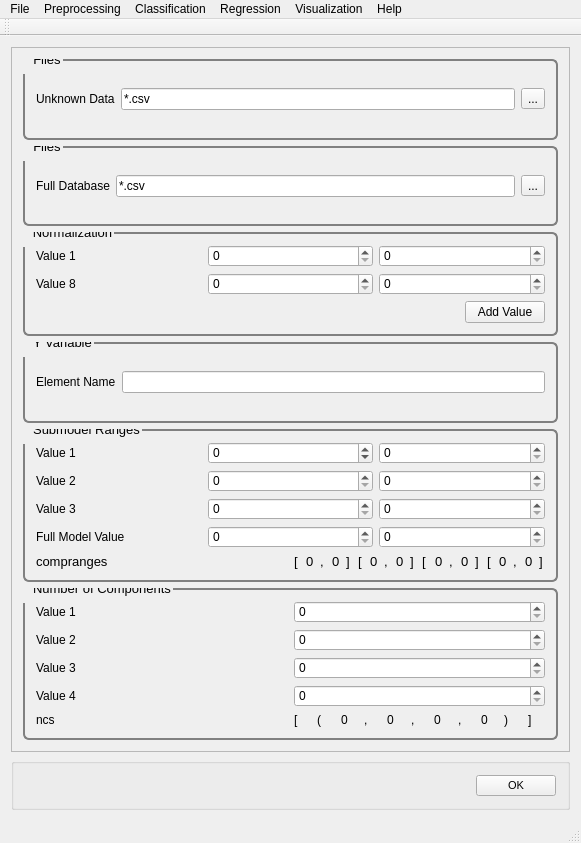
<?xml version="1.0" encoding="UTF-8"?>
<ui version="4.0">
 <class>MainWindow</class>
 <widget class="QMainWindow" name="MainWindow">
  <property name="geometry">
   <rect>
    <x>0</x>
    <y>0</y>
    <width>581</width>
    <height>843</height>
   </rect>
  </property>
  <property name="windowTitle">
   <string>PYSAT</string>
  </property>
  <widget class="QWidget" name="centralWidget">
   <layout class="QVBoxLayout" name="verticalLayout_23">
    <item>
     <widget class="QScrollArea" name="scrollArea">
      <property name="widgetResizable">
       <bool>true</bool>
      </property>
      <widget class="QWidget" name="scrollAreaWidgetContents_2">
       <property name="geometry">
        <rect>
         <x>0</x>
         <y>0</y>
         <width>561</width>
         <height>721</height>
        </rect>
       </property>
       <property name="font">
        <font>
         <pointsize>8</pointsize>
        </font>
       </property>
       <property name="styleSheet">
        <string notr="true">QGroupBox {
  border: 2px solid gray;
  border-radius: 6px;
  margin-top: 0.5em;
}

QGroupBox::title {

  padding-top: -14px;
  padding-left: 8px;
}
</string>
       </property>
       <layout class="QVBoxLayout" name="verticalLayout_8">
        <item>
         <widget class="QGroupBox" name="unknownData">
          <property name="font">
           <font>
            <pointsize>10</pointsize>
           </font>
          </property>
          <property name="title">
           <string>Files</string>
          </property>
          <layout class="QVBoxLayout" name="verticalLayout_6">
           <item>
            <layout class="QHBoxLayout" name="horizontalLayout">
             <item>
              <layout class="QVBoxLayout" name="verticalLayout">
               <item>
                <widget class="QLabel" name="label">
                 <property name="text">
                  <string>Unknown Data</string>
                 </property>
                </widget>
               </item>
              </layout>
             </item>
             <item>
              <layout class="QVBoxLayout" name="verticalLayout_3">
               <item>
                <widget class="QLineEdit" name="lineEdit_2">
                 <property name="text">
                  <string extracomment="Make this change whenever a new file is selected">*.csv</string>
                 </property>
                 <property name="readOnly">
                  <bool>true</bool>
                 </property>
                </widget>
               </item>
              </layout>
             </item>
             <item>
              <layout class="QVBoxLayout" name="verticalLayout_5">
               <item>
                <widget class="QToolButton" name="unknownDataButton">
                 <property name="text">
                  <string>...</string>
                 </property>
                </widget>
               </item>
              </layout>
             </item>
            </layout>
           </item>
          </layout>
         </widget>
        </item>
        <item>
         <widget class="QGroupBox" name="referenceData">
          <property name="font">
           <font>
            <pointsize>10</pointsize>
           </font>
          </property>
          <property name="title">
           <string>Files</string>
          </property>
          <layout class="QVBoxLayout" name="verticalLayout_15">
           <item>
            <layout class="QHBoxLayout" name="horizontalLayout_11">
             <item>
              <layout class="QVBoxLayout" name="verticalLayout_16">
               <item>
                <widget class="QLabel" name="label_8">
                 <property name="text">
                  <string>Full Database</string>
                 </property>
                </widget>
               </item>
              </layout>
             </item>
             <item>
              <layout class="QVBoxLayout" name="verticalLayout_20">
               <item>
                <widget class="QLineEdit" name="lineEdit_9">
                 <property name="text">
                  <string extracomment="Make this change whenever a new file is selected">*.csv</string>
                 </property>
                 <property name="readOnly">
                  <bool>true</bool>
                 </property>
                </widget>
               </item>
              </layout>
             </item>
             <item>
              <layout class="QVBoxLayout" name="verticalLayout_21">
               <item>
                <widget class="QToolButton" name="fullDataBaseButton_3">
                 <property name="text">
                  <string>...</string>
                 </property>
                </widget>
               </item>
              </layout>
             </item>
            </layout>
           </item>
          </layout>
         </widget>
        </item>
        <item>
         <widget class="QGroupBox" name="Normalization">
          <property name="font">
           <font>
            <pointsize>10</pointsize>
           </font>
          </property>
          <property name="title">
           <string>Normalization</string>
          </property>
          <layout class="QVBoxLayout" name="verticalLayout_27">
           <item>
            <layout class="QVBoxLayout" name="verticalLayout_26">
             <item>
              <layout class="QVBoxLayout" name="verticalLayout_2">
               <item>
                <layout class="QHBoxLayout" name="horizontalLayout_2">
                 <item>
                  <widget class="QLabel" name="norm_label">
                   <property name="text">
                    <string>Value 1</string>
                   </property>
                  </widget>
                 </item>
                 <item>
                  <widget class="QSpinBox" name="norm_spinBox_9">
                   <property name="maximum">
                    <number>1000</number>
                   </property>
                  </widget>
                 </item>
                 <item>
                  <widget class="QSpinBox" name="norm_spinBox">
                   <property name="maximum">
                    <number>1000</number>
                   </property>
                  </widget>
                 </item>
                </layout>
               </item>
              </layout>
             </item>
             <item>
              <layout class="QVBoxLayout" name="verticalLayout_22">
               <item>
                <layout class="QHBoxLayout" name="horizontalLayout_24">
                 <item>
                  <widget class="QLabel" name="norm_label_8">
                   <property name="text">
                    <string>Value 8</string>
                   </property>
                  </widget>
                 </item>
                 <item>
                  <widget class="QSpinBox" name="norm_spinBox_16">
                   <property name="maximum">
                    <number>1000</number>
                   </property>
                  </widget>
                 </item>
                 <item>
                  <widget class="QSpinBox" name="norm_spinBox_8">
                   <property name="maximum">
                    <number>1000</number>
                   </property>
                  </widget>
                 </item>
                </layout>
               </item>
              </layout>
             </item>
            </layout>
           </item>
           <item>
            <layout class="QHBoxLayout" name="horizontalLayout_25">
             <item>
              <spacer name="horizontalSpacer_6">
               <property name="orientation">
                <enum>Qt::Horizontal</enum>
               </property>
               <property name="sizeHint" stdset="0">
                <size>
                 <width>40</width>
                 <height>20</height>
                </size>
               </property>
              </spacer>
             </item>
             <item>
              <widget class="QPushButton" name="NormValuebutton">
               <property name="text">
                <string>Add Value</string>
               </property>
              </widget>
             </item>
            </layout>
           </item>
          </layout>
          <zorder></zorder>
          <zorder></zorder>
         </widget>
        </item>
        <item>
         <widget class="QGroupBox" name="CrossValidation">
          <property name="font">
           <font>
            <pointsize>10</pointsize>
           </font>
          </property>
          <property name="title">
           <string>Y Variable</string>
          </property>
          <layout class="QVBoxLayout" name="CrossValid">
           <item>
            <layout class="QHBoxLayout" name="horizontalLayout_4">
             <item>
              <layout class="QVBoxLayout" name="verticalLayout_11">
               <item>
                <widget class="QLabel" name="label_14">
                 <property name="text">
                  <string>Element Name</string>
                 </property>
                </widget>
               </item>
              </layout>
             </item>
             <item>
              <layout class="QVBoxLayout" name="verticalLayout_12">
               <item>
                <widget class="QLineEdit" name="elementNameLine"/>
               </item>
              </layout>
             </item>
            </layout>
           </item>
          </layout>
         </widget>
        </item>
        <item>
         <widget class="QGroupBox" name="CompRanges">
          <property name="font">
           <font>
            <pointsize>10</pointsize>
           </font>
          </property>
          <property name="title">
           <string>Submodel Ranges</string>
          </property>
          <layout class="QVBoxLayout" name="verticalLayout_7">
           <item>
            <layout class="QVBoxLayout" name="verticalLayout_4">
             <item>
              <layout class="QHBoxLayout" name="horizontalLayout_3">
               <item>
                <widget class="QLabel" name="label_80">
                 <property name="text">
                  <string>Value 1</string>
                 </property>
                </widget>
               </item>
               <item>
                <widget class="QSpinBox" name="comp_range">
                 <property name="minimum">
                  <number>-100</number>
                 </property>
                 <property name="maximum">
                  <number>1000</number>
                 </property>
                </widget>
               </item>
               <item>
                <widget class="QSpinBox" name="comp_range_2">
                 <property name="maximum">
                  <number>1000</number>
                 </property>
                </widget>
               </item>
              </layout>
             </item>
             <item>
              <layout class="QHBoxLayout" name="horizontalLayout_5">
               <item>
                <widget class="QLabel" name="label_81">
                 <property name="text">
                  <string>Value 2</string>
                 </property>
                </widget>
               </item>
               <item>
                <widget class="QSpinBox" name="comp_range_3">
                 <property name="maximum">
                  <number>1000</number>
                 </property>
                </widget>
               </item>
               <item>
                <widget class="QSpinBox" name="comp_range_4">
                 <property name="maximum">
                  <number>1000</number>
                 </property>
                </widget>
               </item>
              </layout>
             </item>
             <item>
              <layout class="QHBoxLayout" name="horizontalLayout_7">
               <item>
                <widget class="QLabel" name="label_82">
                 <property name="text">
                  <string>Value 3</string>
                 </property>
                </widget>
               </item>
               <item>
                <widget class="QSpinBox" name="comp_range_5">
                 <property name="maximum">
                  <number>1000</number>
                 </property>
                </widget>
               </item>
               <item>
                <widget class="QSpinBox" name="comp_range_6">
                 <property name="maximum">
                  <number>1000</number>
                 </property>
                </widget>
               </item>
              </layout>
             </item>
             <item>
              <layout class="QHBoxLayout" name="horizontalLayout_10">
               <item>
                <widget class="QLabel" name="label_85">
                 <property name="text">
                  <string>Full Model Value</string>
                 </property>
                </widget>
               </item>
               <item>
                <widget class="QSpinBox" name="comp_range_7">
                 <property name="maximum">
                  <number>1000</number>
                 </property>
                </widget>
               </item>
               <item>
                <widget class="QSpinBox" name="comp_range_8">
                 <property name="maximum">
                  <number>1000</number>
                 </property>
                </widget>
               </item>
              </layout>
             </item>
            </layout>
           </item>
           <item>
            <layout class="QHBoxLayout" name="horizontalLayout_9">
             <item>
              <widget class="QLabel" name="label_40">
               <property name="font">
                <font>
                 <pointsize>10</pointsize>
                </font>
               </property>
               <property name="text">
                <string>compranges</string>
               </property>
              </widget>
             </item>
             <item>
              <layout class="QHBoxLayout" name="horizontalLayout_6">
               <item>
                <widget class="QLabel" name="label_20">
                 <property name="font">
                  <font>
                   <pointsize>10</pointsize>
                  </font>
                 </property>
                 <property name="text">
                  <string>[</string>
                 </property>
                </widget>
               </item>
               <item>
                <widget class="QLabel" name="label_21">
                 <property name="font">
                  <font>
                   <pointsize>10</pointsize>
                  </font>
                 </property>
                 <property name="text">
                  <string>0</string>
                 </property>
                </widget>
               </item>
               <item>
                <widget class="QLabel" name="label_22">
                 <property name="font">
                  <font>
                   <pointsize>10</pointsize>
                  </font>
                 </property>
                 <property name="text">
                  <string>,</string>
                 </property>
                </widget>
               </item>
               <item>
                <widget class="QLabel" name="label_23">
                 <property name="font">
                  <font>
                   <pointsize>10</pointsize>
                  </font>
                 </property>
                 <property name="text">
                  <string>0</string>
                 </property>
                </widget>
               </item>
               <item>
                <widget class="QLabel" name="label_24">
                 <property name="font">
                  <font>
                   <pointsize>10</pointsize>
                  </font>
                 </property>
                 <property name="text">
                  <string>]</string>
                 </property>
                </widget>
               </item>
               <item>
                <widget class="QLabel" name="label_27">
                 <property name="font">
                  <font>
                   <pointsize>10</pointsize>
                  </font>
                 </property>
                 <property name="text">
                  <string>[</string>
                 </property>
                </widget>
               </item>
               <item>
                <widget class="QLabel" name="label_29">
                 <property name="font">
                  <font>
                   <pointsize>10</pointsize>
                  </font>
                 </property>
                 <property name="text">
                  <string>0</string>
                 </property>
                </widget>
               </item>
               <item>
                <widget class="QLabel" name="label_28">
                 <property name="font">
                  <font>
                   <pointsize>10</pointsize>
                  </font>
                 </property>
                 <property name="text">
                  <string>,</string>
                 </property>
                </widget>
               </item>
               <item>
                <widget class="QLabel" name="label_26">
                 <property name="font">
                  <font>
                   <pointsize>10</pointsize>
                  </font>
                 </property>
                 <property name="text">
                  <string>0</string>
                 </property>
                </widget>
               </item>
               <item>
                <widget class="QLabel" name="label_25">
                 <property name="font">
                  <font>
                   <pointsize>10</pointsize>
                  </font>
                 </property>
                 <property name="text">
                  <string>]</string>
                 </property>
                </widget>
               </item>
               <item>
                <widget class="QLabel" name="label_32">
                 <property name="font">
                  <font>
                   <pointsize>10</pointsize>
                  </font>
                 </property>
                 <property name="text">
                  <string>[</string>
                 </property>
                </widget>
               </item>
               <item>
                <widget class="QLabel" name="label_30">
                 <property name="font">
                  <font>
                   <pointsize>10</pointsize>
                  </font>
                 </property>
                 <property name="text">
                  <string>0</string>
                 </property>
                </widget>
               </item>
               <item>
                <widget class="QLabel" name="label_33">
                 <property name="font">
                  <font>
                   <pointsize>10</pointsize>
                  </font>
                 </property>
                 <property name="text">
                  <string>,</string>
                 </property>
                </widget>
               </item>
               <item>
                <widget class="QLabel" name="label_34">
                 <property name="font">
                  <font>
                   <pointsize>10</pointsize>
                  </font>
                 </property>
                 <property name="text">
                  <string>0</string>
                 </property>
                </widget>
               </item>
               <item>
                <widget class="QLabel" name="label_31">
                 <property name="font">
                  <font>
                   <pointsize>10</pointsize>
                  </font>
                 </property>
                 <property name="text">
                  <string>]</string>
                 </property>
                </widget>
               </item>
               <item>
                <widget class="QLabel" name="label_39">
                 <property name="font">
                  <font>
                   <pointsize>10</pointsize>
                  </font>
                 </property>
                 <property name="text">
                  <string>[</string>
                 </property>
                </widget>
               </item>
               <item>
                <widget class="QLabel" name="label_36">
                 <property name="font">
                  <font>
                   <pointsize>10</pointsize>
                  </font>
                 </property>
                 <property name="text">
                  <string>0</string>
                 </property>
                </widget>
               </item>
               <item>
                <widget class="QLabel" name="label_37">
                 <property name="font">
                  <font>
                   <pointsize>10</pointsize>
                  </font>
                 </property>
                 <property name="text">
                  <string>,</string>
                 </property>
                </widget>
               </item>
               <item>
                <widget class="QLabel" name="label_35">
                 <property name="font">
                  <font>
                   <pointsize>10</pointsize>
                  </font>
                 </property>
                 <property name="text">
                  <string>0</string>
                 </property>
                </widget>
               </item>
               <item>
                <widget class="QLabel" name="label_38">
                 <property name="font">
                  <font>
                   <pointsize>10</pointsize>
                  </font>
                 </property>
                 <property name="text">
                  <string>]</string>
                 </property>
                </widget>
               </item>
              </layout>
             </item>
            </layout>
           </item>
          </layout>
         </widget>
        </item>
        <item>
         <widget class="QGroupBox" name="CreateModels">
          <property name="font">
           <font>
            <pointsize>10</pointsize>
           </font>
          </property>
          <property name="title">
           <string>Number of Components</string>
          </property>
          <layout class="QVBoxLayout" name="verticalLayout_17">
           <item>
            <layout class="QHBoxLayout" name="horizontalLayout_14">
             <item>
              <layout class="QVBoxLayout" name="verticalLayout_18">
               <item>
                <widget class="QLabel" name="label_70">
                 <property name="text">
                  <string>Value 1</string>
                 </property>
                </widget>
               </item>
               <item>
                <widget class="QLabel" name="label_71">
                 <property name="text">
                  <string>Value 2</string>
                 </property>
                </widget>
               </item>
               <item>
                <widget class="QLabel" name="label_72">
                 <property name="text">
                  <string>Value 3</string>
                 </property>
                </widget>
               </item>
               <item>
                <widget class="QLabel" name="label_73">
                 <property name="text">
                  <string>Value 4</string>
                 </property>
                </widget>
               </item>
              </layout>
             </item>
             <item>
              <layout class="QVBoxLayout" name="verticalLayout_19">
               <item>
                <widget class="QSpinBox" name="create_model_spin">
                 <property name="maximum">
                  <number>20</number>
                 </property>
                </widget>
               </item>
               <item>
                <widget class="QSpinBox" name="create_model_spin_2">
                 <property name="maximum">
                  <number>20</number>
                 </property>
                </widget>
               </item>
               <item>
                <widget class="QSpinBox" name="create_model_spin_3">
                 <property name="maximum">
                  <number>20</number>
                 </property>
                </widget>
               </item>
               <item>
                <widget class="QSpinBox" name="create_model_spin_4">
                 <property name="maximum">
                  <number>20</number>
                 </property>
                </widget>
               </item>
              </layout>
             </item>
            </layout>
           </item>
           <item>
            <layout class="QHBoxLayout" name="horizontalLayout_15">
             <item>
              <widget class="QLabel" name="label_74">
               <property name="text">
                <string>ncs</string>
               </property>
              </widget>
             </item>
             <item>
              <layout class="QHBoxLayout" name="horizontalLayout_16">
               <item>
                <widget class="QLabel" name="label_75">
                 <property name="text">
                  <string>[</string>
                 </property>
                </widget>
               </item>
               <item>
                <widget class="QLabel" name="label_76">
                 <property name="text">
                  <string>(</string>
                 </property>
                </widget>
               </item>
               <item>
                <widget class="QLabel" name="label_77">
                 <property name="text">
                  <string>0</string>
                 </property>
                </widget>
               </item>
               <item>
                <widget class="QLabel" name="label_78">
                 <property name="text">
                  <string>,</string>
                 </property>
                </widget>
               </item>
               <item>
                <widget class="QLabel" name="label_79">
                 <property name="text">
                  <string>0</string>
                 </property>
                </widget>
               </item>
               <item>
                <widget class="QLabel" name="label_83">
                 <property name="text">
                  <string>,</string>
                 </property>
                </widget>
               </item>
               <item>
                <widget class="QLabel" name="label_84">
                 <property name="text">
                  <string>0</string>
                 </property>
                </widget>
               </item>
               <item>
                <widget class="QLabel" name="label_88">
                 <property name="text">
                  <string>,</string>
                 </property>
                </widget>
               </item>
               <item>
                <widget class="QLabel" name="label_89">
                 <property name="text">
                  <string>0</string>
                 </property>
                </widget>
               </item>
               <item>
                <widget class="QLabel" name="label_90">
                 <property name="text">
                  <string>)</string>
                 </property>
                </widget>
               </item>
               <item>
                <widget class="QLabel" name="label_91">
                 <property name="text">
                  <string>]</string>
                 </property>
                </widget>
               </item>
              </layout>
             </item>
            </layout>
           </item>
          </layout>
         </widget>
        </item>
       </layout>
       <zorder>CrossValidation</zorder>
       <zorder>CreateModels</zorder>
       <zorder>Normalization</zorder>
       <zorder>CompRanges</zorder>
       <zorder>unknownData</zorder>
       <zorder>referenceData</zorder>
      </widget>
     </widget>
    </item>
    <item>
     <widget class="QGroupBox" name="OK">
      <layout class="QHBoxLayout" name="ok">
       <item>
        <spacer name="horizontalSpacer_5">
         <property name="orientation">
          <enum>Qt::Horizontal</enum>
         </property>
         <property name="sizeHint" stdset="0">
          <size>
           <width>40</width>
           <height>20</height>
          </size>
         </property>
        </spacer>
       </item>
       <item>
        <widget class="QPushButton" name="okButton">
         <property name="font">
          <font>
           <pointsize>8</pointsize>
          </font>
         </property>
         <property name="mouseTracking">
          <bool>false</bool>
         </property>
         <property name="text">
          <string>OK</string>
         </property>
        </widget>
       </item>
      </layout>
     </widget>
    </item>
   </layout>
  </widget>
  <widget class="QToolBar" name="mainToolBar">
   <attribute name="toolBarArea">
    <enum>TopToolBarArea</enum>
   </attribute>
   <attribute name="toolBarBreak">
    <bool>false</bool>
   </attribute>
  </widget>
  <widget class="QStatusBar" name="statusBar"/>
  <widget class="QMenuBar" name="menuBar">
   <property name="geometry">
    <rect>
     <x>0</x>
     <y>0</y>
     <width>581</width>
     <height>21</height>
    </rect>
   </property>
   <widget class="QMenu" name="menuFile">
    <property name="title">
     <string>File</string>
    </property>
    <addaction name="actionLoad_Refence_Data"/>
    <addaction name="actionLoad_Unknown_Data"/>
    <addaction name="actionSet_output_location"/>
    <addaction name="separator"/>
    <addaction name="actionSave_Current_Plots"/>
    <addaction name="actionSave_Current_Data"/>
    <addaction name="separator"/>
    <addaction name="actionCreate_New_Workflow"/>
    <addaction name="actionSave_Current_Workflow"/>
    <addaction name="separator"/>
    <addaction name="actionExit"/>
   </widget>
   <widget class="QMenu" name="menuPreprocessing">
    <property name="title">
     <string>Preprocessing</string>
    </property>
    <widget class="QMenu" name="menuBaseline_Removal">
     <property name="title">
      <string>Baseline Removal</string>
     </property>
     <addaction name="actionALS"/>
     <addaction name="actionDietrich"/>
     <addaction name="actionPolyFit"/>
     <addaction name="actionAirPLS"/>
     <addaction name="actionFABC"/>
     <addaction name="actionKK"/>
     <addaction name="actionMario"/>
     <addaction name="actionMedian"/>
     <addaction name="actionRubberband"/>
     <addaction name="actionUndecimated_Wavelet"/>
    </widget>
    <widget class="QMenu" name="menuCalibration_Transfer">
     <property name="title">
      <string>Calibration Transfer</string>
     </property>
     <addaction name="actionRatio"/>
     <addaction name="actionTommy_s_Methgod"/>
     <addaction name="actionPiecewise_Direct_Standardization"/>
     <addaction name="actionOthers_3"/>
    </widget>
    <addaction name="actionNormalization"/>
    <addaction name="actionNoise_Reduction"/>
    <addaction name="actionApply_Mask"/>
    <addaction name="actionInterpolate"/>
    <addaction name="actionInstrument_Response"/>
    <addaction name="menuBaseline_Removal"/>
    <addaction name="menuCalibration_Transfer"/>
    <addaction name="actionICA_2"/>
    <addaction name="actionPCA_2"/>
   </widget>
   <widget class="QMenu" name="menuRegression">
    <property name="title">
     <string>Regression</string>
    </property>
    <addaction name="actionCross_Validation"/>
    <addaction name="actionTrain"/>
    <addaction name="actionPredict"/>
   </widget>
   <widget class="QMenu" name="menuHelp">
    <property name="title">
     <string>Help</string>
    </property>
    <addaction name="actionIndex"/>
    <addaction name="actionContent_2"/>
    <addaction name="separator"/>
    <addaction name="actionAbout"/>
    <addaction name="actionAbout_QtCreator"/>
   </widget>
   <widget class="QMenu" name="menuClassification">
    <property name="title">
     <string>Classification</string>
    </property>
    <widget class="QMenu" name="menuSupervised">
     <property name="title">
      <string>Supervised</string>
     </property>
     <addaction name="actionPLS_DA"/>
     <addaction name="actionSIMCA"/>
    </widget>
    <widget class="QMenu" name="menuClustering">
     <property name="title">
      <string>Clustering</string>
     </property>
     <addaction name="actionK_means"/>
     <addaction name="actionHierarchical_2"/>
    </widget>
    <addaction name="menuSupervised"/>
    <addaction name="menuClustering"/>
   </widget>
   <widget class="QMenu" name="menuVisualization">
    <property name="title">
     <string>Visualization</string>
    </property>
    <addaction name="actionLine_Plot"/>
    <addaction name="action1_to_1_Plot"/>
    <addaction name="actionScatter_Plot"/>
   </widget>
   <addaction name="menuFile"/>
   <addaction name="menuPreprocessing"/>
   <addaction name="menuClassification"/>
   <addaction name="menuRegression"/>
   <addaction name="menuVisualization"/>
   <addaction name="menuHelp"/>
  </widget>
  <action name="actionLoad_Refence_Data">
   <property name="text">
    <string>Load Refence Data</string>
   </property>
  </action>
  <action name="actionLoad_Unknown_Data">
   <property name="text">
    <string>Load Unknown Data</string>
   </property>
  </action>
  <action name="actionSave_Current_Workflow">
   <property name="text">
    <string>Save Current Workflow</string>
   </property>
  </action>
  <action name="actionSave_Current_Plots">
   <property name="text">
    <string>Save Current Plots</string>
   </property>
  </action>
  <action name="actionSave_Current_Data">
   <property name="text">
    <string>Save Current Data</string>
   </property>
  </action>
  <action name="actionCreate_New_Workflow">
   <property name="text">
    <string>Create New Workflow</string>
   </property>
  </action>
  <action name="actionNoise_Reduction">
   <property name="text">
    <string>Noise Reduction</string>
   </property>
  </action>
  <action name="actionApply_Mask">
   <property name="text">
    <string>Apply Mask</string>
   </property>
  </action>
  <action name="actionInterpolate">
   <property name="text">
    <string>Interpolate</string>
   </property>
  </action>
  <action name="actionInstrument_Response">
   <property name="text">
    <string>Instrument Response</string>
   </property>
  </action>
  <action name="actionALS">
   <property name="text">
    <string>ALS</string>
   </property>
  </action>
  <action name="actionDietrich">
   <property name="text">
    <string>Dietrich</string>
   </property>
  </action>
  <action name="actionPolyFit">
   <property name="text">
    <string>PolyFit</string>
   </property>
  </action>
  <action name="actionAirPLS">
   <property name="text">
    <string>AirPLS</string>
   </property>
  </action>
  <action name="actionFABC">
   <property name="text">
    <string>FABC</string>
   </property>
  </action>
  <action name="actionKK">
   <property name="text">
    <string>KK</string>
   </property>
  </action>
  <action name="actionMario">
   <property name="text">
    <string>Mario</string>
   </property>
  </action>
  <action name="actionMedian">
   <property name="text">
    <string>Median</string>
   </property>
  </action>
  <action name="actionRubberband">
   <property name="text">
    <string>Rubberband</string>
   </property>
  </action>
  <action name="actionUndecimated_Wavelet">
   <property name="text">
    <string>Undecimated Wavelet</string>
   </property>
  </action>
  <action name="actionRatio">
   <property name="text">
    <string>Ratio</string>
   </property>
  </action>
  <action name="actionTommy_s_Methgod">
   <property name="text">
    <string>Tommy's Method</string>
   </property>
  </action>
  <action name="actionPiecewise_Direct_Standardization">
   <property name="text">
    <string>Piecewise Direct Standardization</string>
   </property>
  </action>
  <action name="actionPCA">
   <property name="text">
    <string>PCA</string>
   </property>
  </action>
  <action name="actionICA">
   <property name="text">
    <string>ICA</string>
   </property>
  </action>
  <action name="actionK_Means">
   <property name="text">
    <string>K-Means</string>
   </property>
  </action>
  <action name="actionHierarchical">
   <property name="text">
    <string>Hierarchical</string>
   </property>
  </action>
  <action name="actionOthers">
   <property name="text">
    <string>Others...</string>
   </property>
  </action>
  <action name="actionOthers_2">
   <property name="text">
    <string>Others...</string>
   </property>
  </action>
  <action name="actionOthers_3">
   <property name="text">
    <string>Others...</string>
   </property>
  </action>
  <action name="actionPLS">
   <property name="text">
    <string>PLS</string>
   </property>
  </action>
  <action name="actionSM_PLS">
   <property name="text">
    <string>SM-PLS</string>
   </property>
  </action>
  <action name="actionICA_Regression">
   <property name="text">
    <string>ICA Regression</string>
   </property>
  </action>
  <action name="actionGaussian_Process">
   <property name="text">
    <string>Gaussian Process</string>
   </property>
  </action>
  <action name="actionMLP">
   <property name="text">
    <string>MLP</string>
   </property>
  </action>
  <action name="actionSVM">
   <property name="text">
    <string>SVM</string>
   </property>
  </action>
  <action name="actionOthers_4">
   <property name="text">
    <string>Others...</string>
   </property>
  </action>
  <action name="actionOthers_5">
   <property name="text">
    <string>Others...</string>
   </property>
  </action>
  <action name="actionIndex">
   <property name="text">
    <string>Index</string>
   </property>
  </action>
  <action name="actionContent_2">
   <property name="text">
    <string>Content</string>
   </property>
  </action>
  <action name="actionAbout">
   <property name="text">
    <string>About...</string>
   </property>
  </action>
  <action name="actionAbout_QtCreator">
   <property name="text">
    <string>About Qt...</string>
   </property>
  </action>
  <action name="actionExit">
   <property name="text">
    <string>Exit</string>
   </property>
  </action>
  <action name="actionNormalization">
   <property name="text">
    <string>Normalization</string>
   </property>
  </action>
  <action name="actionICA_2">
   <property name="text">
    <string>ICA</string>
   </property>
  </action>
  <action name="actionPCA_2">
   <property name="text">
    <string>PCA</string>
   </property>
  </action>
  <action name="actionPLS_DA">
   <property name="text">
    <string>PLS-DA</string>
   </property>
  </action>
  <action name="actionSIMCA">
   <property name="text">
    <string>SIMCA</string>
   </property>
  </action>
  <action name="actionK_means">
   <property name="text">
    <string>K-means</string>
   </property>
  </action>
  <action name="actionHierarchical_2">
   <property name="text">
    <string>Hierarchical</string>
   </property>
  </action>
  <action name="actionCross_Validation">
   <property name="text">
    <string>Cross Validation</string>
   </property>
  </action>
  <action name="actionTrain">
   <property name="text">
    <string>Train</string>
   </property>
  </action>
  <action name="actionPredict">
   <property name="text">
    <string>Predict</string>
   </property>
  </action>
  <action name="actionLine_Plot">
   <property name="text">
    <string>Line Plot</string>
   </property>
  </action>
  <action name="action1_to_1_Plot">
   <property name="text">
    <string>1 to 1 Plot</string>
   </property>
  </action>
  <action name="actionScatter_Plot">
   <property name="text">
    <string>Scatter Plot</string>
   </property>
  </action>
  <action name="actionSet_output_location">
   <property name="text">
    <string>Output Location</string>
   </property>
  </action>
 </widget>
 <layoutdefault spacing="6" margin="11"/>
 <resources/>
 <connections>
  <connection>
   <sender>comp_range</sender>
   <signal>valueChanged(int)</signal>
   <receiver>label_21</receiver>
   <slot>setNum(int)</slot>
   <hints>
    <hint type="sourcelabel">
     <x>260</x>
     <y>89</y>
    </hint>
    <hint type="destinationlabel">
     <x>306</x>
     <y>221</y>
    </hint>
   </hints>
  </connection>
  <connection>
   <sender>comp_range_2</sender>
   <signal>valueChanged(int)</signal>
   <receiver>label_23</receiver>
   <slot>setNum(int)</slot>
   <hints>
    <hint type="sourcelabel">
     <x>534</x>
     <y>84</y>
    </hint>
    <hint type="destinationlabel">
     <x>329</x>
     <y>218</y>
    </hint>
   </hints>
  </connection>
  <connection>
   <sender>comp_range_3</sender>
   <signal>valueChanged(int)</signal>
   <receiver>label_29</receiver>
   <slot>setNum(int)</slot>
   <hints>
    <hint type="sourcelabel">
     <x>364</x>
     <y>114</y>
    </hint>
    <hint type="destinationlabel">
     <x>368</x>
     <y>212</y>
    </hint>
   </hints>
  </connection>
  <connection>
   <sender>comp_range_4</sender>
   <signal>valueChanged(int)</signal>
   <receiver>label_26</receiver>
   <slot>setNum(int)</slot>
   <hints>
    <hint type="sourcelabel">
     <x>445</x>
     <y>116</y>
    </hint>
    <hint type="destinationlabel">
     <x>394</x>
     <y>215</y>
    </hint>
   </hints>
  </connection>
  <connection>
   <sender>comp_range_5</sender>
   <signal>valueChanged(int)</signal>
   <receiver>label_30</receiver>
   <slot>setNum(int)</slot>
   <hints>
    <hint type="sourcelabel">
     <x>364</x>
     <y>144</y>
    </hint>
    <hint type="destinationlabel">
     <x>431</x>
     <y>215</y>
    </hint>
   </hints>
  </connection>
  <connection>
   <sender>comp_range_6</sender>
   <signal>valueChanged(int)</signal>
   <receiver>label_34</receiver>
   <slot>setNum(int)</slot>
   <hints>
    <hint type="sourcelabel">
     <x>453</x>
     <y>152</y>
    </hint>
    <hint type="destinationlabel">
     <x>457</x>
     <y>215</y>
    </hint>
   </hints>
  </connection>
  <connection>
   <sender>comp_range_7</sender>
   <signal>valueChanged(int)</signal>
   <receiver>label_36</receiver>
   <slot>setNum(int)</slot>
   <hints>
    <hint type="sourcelabel">
     <x>305</x>
     <y>178</y>
    </hint>
    <hint type="destinationlabel">
     <x>494</x>
     <y>215</y>
    </hint>
   </hints>
  </connection>
  <connection>
   <sender>comp_range_8</sender>
   <signal>valueChanged(int)</signal>
   <receiver>label_35</receiver>
   <slot>setNum(int)</slot>
   <hints>
    <hint type="sourcelabel">
     <x>504</x>
     <y>184</y>
    </hint>
    <hint type="destinationlabel">
     <x>518</x>
     <y>210</y>
    </hint>
   </hints>
  </connection>
  <connection>
   <sender>create_model_spin_2</sender>
   <signal>valueChanged(int)</signal>
   <receiver>label_79</receiver>
   <slot>setNum(int)</slot>
   <hints>
    <hint type="sourcelabel">
     <x>399</x>
     <y>307</y>
    </hint>
    <hint type="destinationlabel">
     <x>383</x>
     <y>383</y>
    </hint>
   </hints>
  </connection>
  <connection>
   <sender>create_model_spin</sender>
   <signal>valueChanged(int)</signal>
   <receiver>label_77</receiver>
   <slot>setNum(int)</slot>
   <hints>
    <hint type="sourcelabel">
     <x>336</x>
     <y>268</y>
    </hint>
    <hint type="destinationlabel">
     <x>338</x>
     <y>385</y>
    </hint>
   </hints>
  </connection>
  <connection>
   <sender>create_model_spin_3</sender>
   <signal>valueChanged(int)</signal>
   <receiver>label_84</receiver>
   <slot>setNum(int)</slot>
   <hints>
    <hint type="sourcelabel">
     <x>443</x>
     <y>329</y>
    </hint>
    <hint type="destinationlabel">
     <x>430</x>
     <y>386</y>
    </hint>
   </hints>
  </connection>
  <connection>
   <sender>create_model_spin_4</sender>
   <signal>valueChanged(int)</signal>
   <receiver>label_89</receiver>
   <slot>setNum(int)</slot>
   <hints>
    <hint type="sourcelabel">
     <x>485</x>
     <y>356</y>
    </hint>
    <hint type="destinationlabel">
     <x>473</x>
     <y>378</y>
    </hint>
   </hints>
  </connection>
 </connections>
</ui>
